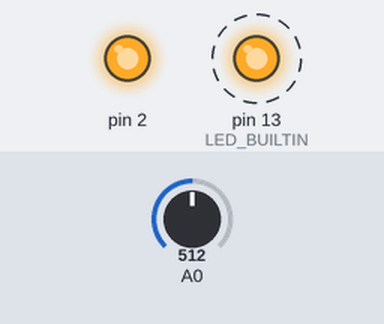
The sketch below on a simulated Arduino Uno, built with avr-gcc and run on an emulated ATmega328P. On the bench: output pins drawn as LEDs (lit = HIGH). Dashed ring = blinking. Inputs (shaded band) come from the test bench; at power-on: A0 = 512. What the sketch prints to the serial monitor is not drawn.

Above: at 0.3 s.
Timing chart, 0 to 3.1 s (numbered marks = the images above):
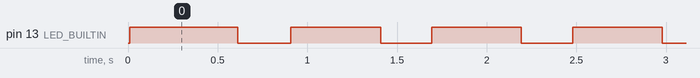

Measured:
- by itself, pin 13 (LED_BUILTIN): alternates HIGH for 0.50 s and LOW for 0.29 s

The sketch:

mcu_serial.c.ino
```cpp
/* -------- PARAMETERS --------- */
#define SEGMENT 60                 /* segment size */
#define OVERLAP 10                  /* overlap size */
#define SAMPLE_FREQUENCY 100        /* sampling frequency */
#define SEND_FREQUENCY 2          /* sending frequency  */
/* ---------------------------- */


// parameters
int sampleFrequency = SAMPLE_FREQUENCY;
int sendFrequency = SEND_FREQUENCY;
int samplePeriod = (1000 / SAMPLE_FREQUENCY);
int sendPeriod = (1000 / SEND_FREQUENCY);

// globals
int lastRead = 0;
int lastSend = 0;
int mem[SEGMENT];
int memIt = 0;

void setup() {
  Serial.begin(9600);
  delay(10);

  // WiFi_reset();

  pinMode(LED_BUILTIN, OUTPUT); digitalWrite(LED_BUILTIN, HIGH);
  pinMode(2, OUTPUT); digitalWrite(2, HIGH);

  // preread overlap
  for(int i = 0; i < OVERLAP; i++) { readSample(); delay(samplePeriod); }
  lastSend = lastRead = millis();
  memIt = OVERLAP;
}

void loop() {
  int now = millis();

  // read
  now = millis();
  if(abs(now-lastRead) > samplePeriod) { readSample(); }
  // send
  now = millis();
  if(abs(now-lastSend) > sendPeriod) { sendSegment(); }
  // not connected

}


void readSample() {
  if(memIt < SEGMENT) { mem[memIt++]=analogRead(A0); lastRead=millis(); }
}

void sendSegment() {
  digitalWrite(LED_BUILTIN, LOW); // led on

  // read missing
  for(int i = memIt; i < SEGMENT; i++) { readSample(); delay(samplePeriod); }
  // send
  for(int i = 0; i < memIt; i++) { Serial.println(mem[i]); }
  // move overlap
  memcpy(mem, &mem[SEGMENT-OVERLAP], OVERLAP*sizeof(int));
  memIt = OVERLAP;
  lastSend=millis();

  digitalWrite(LED_BUILTIN, HIGH); // led off
}
```
